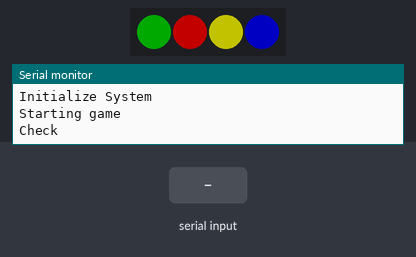
Recording of a sketch running on a simulated Arduino Uno, built with avr-gcc and run on an emulated ATmega328P. On the bench: 4 RGB LEDs in strip order, left to right, the last lines printed to the serial monitor. The inputs (shaded band) are chosen by the test bench. Dim RGB values are drawn brighter than linear; random numbers use the default seed unless the sketch sets one.

Above: at 3.9 s.
4.0 s: "30,150\n" received over Serial
At 5.1 s:
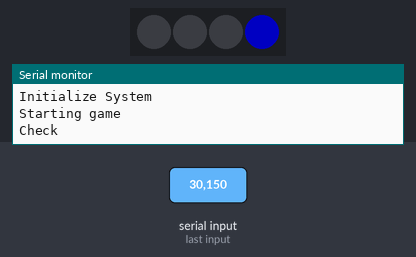
At 11.1 s:
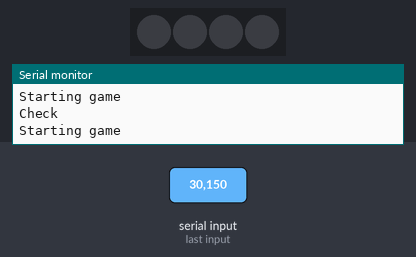
Timing chart, 0 to 16.6 s (numbered marks = the images above; inputs shaded):
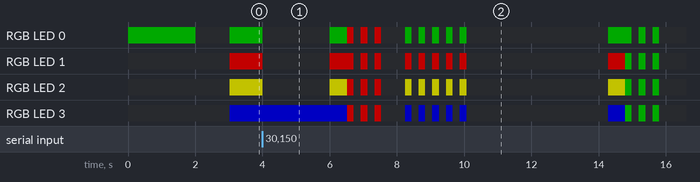

The sketch:

SIMON.ino
```cpp
#include <Adafruit_NeoPixel.h>

#include <FastLED.h>  //https://github.com/FastLED/FastLED

//Constants
#define LED_COUNT 4
#define BRIGHTNESS 600
#define LED_TYPE WS2811
#define COLOR_ORDER BRG  //RGB
#define FASTLED_ALLOW_INTERRUPTS 0
#define FASTLED_INTERRUPT_RETRY_COUNT 1

//Parameters
const int digitalPin = 5;

// Define delay times
const int TURN_DELAY = 1000;   // Delay between turns
const int FLASH_DELAY = 2000;  // Delay for flashing LEDs

// Define the maximum number of steps in the game
const int MAX_STEPS = 20;

// Array to store the sequence of steps
int sequence[MAX_STEPS];
int sequenceLength = 0;
int answerIndex = 0;


//Objects
CRGB leds[LED_COUNT];                                                         // Store strip led state
CRGB colors_array[4] = { CRGB::Green, CRGB::Red, CRGB::Yellow, CRGB::Blue };  // Store available colors for each LED

void setup() {
  Serial.begin(9600);
  Serial.println("Initialize System");


  //Initialize FastLED
  FastLED.addLeds<LED_TYPE, digitalPin, COLOR_ORDER>(leds, LED_COUNT);
  FastLED.setBrightness(BRIGHTNESS);
  FastLED.show();

  // Seed random number generator
  randomSeed(analogRead(0));

  //Turn off everything to start in a clean state
  turnOffEverything();

  // Start the game
  startGame();
}

void loop() {
  // Add a new Step to the sequence
  addStepToSequence();
  playSequence();

  turnOnEverything();

  Serial.println("Check");
  // Wait for input from Python program
  while (!Serial.available()) {
  }

  // Read the input from Python program
  char buttonPressed = Serial.read();
  validateInput(buttonPressed);
  delay(2000);
}

// Function to turn off every LED
void turnOffEverything() {
  for (int i = 0; i < LED_COUNT; i++) {
    leds[i].setRGB(0, 0, 0);  // Set LED color to off
  }

  FastLED.show();  // Update the LED strip

}

void turnOnEverything() {
  lightLED(0, colors_array[0]);
  lightLED(1, colors_array[1]);
  lightLED(2, colors_array[2]);
  lightLED(3, colors_array[3]);
}

// Function to start the game
void startGame() {
  Serial.println("Starting game");
  answerIndex = 0;

  // Starts the game with a sequence of one step and plays it
  sequenceLength = 0;
}

// Function to add a new step to the sequence
void addStepToSequence() {
  sequence[sequenceLength] = random(0, LED_COUNT);  // Generate random step (LED index)
  sequenceLength++;
}

// Function to play the sequence of steps
void playSequence() {
  answerIndex = 0;
  for (int i = 0; i < sequenceLength; i++) {
    flashLED(sequence[i], colors_array[sequence[i]], 1);
    delay(TURN_DELAY);
  }
}

//Function to light up a LED
void lightLED(int ledIndex, CRGB color) {
  leds[ledIndex] = color;
  FastLED.show();  // Update the LED strip
}

// Function to flash a single LED
void flashLED(int ledIndex, CRGB color, int times) {

  for (int i = 0; i < times; i++) {
    lightLED(ledIndex, color);
    delay(FLASH_DELAY);
    turnOffLED(ledIndex);
  }
}

void flashOnlyLED(int ledIndex){
  for (int i = 0; i < 4; i++){
    if(i != ledIndex){
      leds[i] = CRGB::Black;
    }
  }
  FastLED.show();
  delay(FLASH_DELAY);

  turnOnEverything();
}

void flashAllLED( int times) {
    for (int i = 0; i < times; i++) {
    lightLED(0, colors_array[0]);
    lightLED(1, colors_array[1]);
    lightLED(2, colors_array[2]);
    lightLED(3, colors_array[3]);

    delay(200);
    turnOffEverything();
    delay(200);
  }
}

void flashAllLED(CRGB color, int times) {
  delay(500);

  for (int i = 0; i < times; i++) {
    lightLED(0, color);
    lightLED(1, color);
    lightLED(2, color);
    lightLED(3, color);

    delay(200);
    turnOffEverything();
    delay(200);
  }
}

void turnOffLED(int ledIndex) {
  leds[ledIndex] = CRGB::Black;
  FastLED.show();  // Update the LED strip
}

bool validateInput(char buttonPressed) {
  int answer = buttonPressed - '0';
  flashOnlyLED(answer);
  int correctAnswer = sequence[answerIndex];

  if (answer == correctAnswer) {
    answerIndex++;
    if (answerIndex >= sequenceLength) {
      flashAllLED(CRGB::Green, 3);
    }else{

      Serial.println("Check");
      // Wait for input from Python program
      while (!Serial.available()) {
      }

      // Read the input from Python program
      char buttonPressed = Serial.read();
      validateInput(buttonPressed);
    }
  } else {
    flashAllLED(CRGB::Red, 3);
    delay(500);
    flashAllLED(5);
    startGame();
  }
  // if (buttonPressed == sequence[sequenceLength - 1]) {
  //   sequenceLength++;
  //   if (sequenceLength > sizeof(sequence)) {
  //     sequenceLength = 0;
  //   }
  // } else {
  //   sequenceLength = 0;
  // }
}


void serialEvent() {
  while (Serial.available()) {
    char buttonPressed = Serial.read();
    validateInput(buttonPressed);
  }
}

bool waitForAnswer() {
  while (!Serial.available()) {
    char buttonPressed = Serial.read();
    validateInput(buttonPressed);
  }
}
```

Measured:
- after the input at 4.0 s, RGB LED 0: RGB(0, 44, 0) → off at once, → RGB(0, 44, 0) 2.0 s later, → RGB(88, 0, 0) 0.51 s later, → off 0.20 s later, … (24 changes in this stretch); RGB LED 1: RGB(88, 0, 0) → off at once, → RGB(88, 0, 0) 2.0 s later, → off 0.71 s later, → RGB(88, 0, 0) 0.21 s later, … (24 changes in this stretch)
